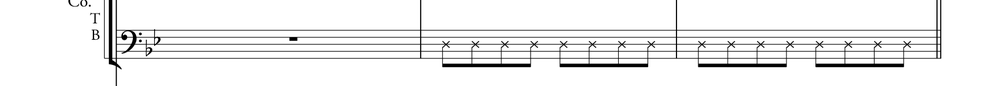
#> input picture tools/omr-server/tests/fixtures/xhead_calibration/page01_char_CoTB_sys2_crop.png, 1000 x 86 px, shrunk from 1700 x 147 before the run, found by its file name
$ python test_voice_sep_xhead.py
#> lines starting #> are read from the running program, lines starting #| are printed output that depends on the picture; after the words box and inside, x2 and y2 are one past the last pixel; in counts of white or black regions, pixels touching at a corner belong together
### tools/omr-server/core/staff_detector.py
"""Detect staff lines, group into staves, and group staves into systems."""

import logging

import cv2
import numpy as np

log = logging.getLogger("staff_detector")


def _to_gray(img: np.ndarray) -> np.ndarray:
    """Convert BGR image to grayscale; pass through if already grayscale."""
    if len(img.shape) == 3:
        return cv2.cvtColor(img, cv2.COLOR_BGR2GRAY)
    return img


def _binarize(gray: np.ndarray) -> np.ndarray:
    """Binarize so staff lines are black (0) on white (255)."""
    _, bw = cv2.threshold(gray, 0, 255, cv2.THRESH_BINARY_INV + cv2.THRESH_OTSU)
    return bw


def _detect_staff_line_rows(bw: np.ndarray) -> np.ndarray:
    """Return a 1D binary mask where 1 = row contains a staff line.

    Uses horizontal morphological opening to isolate long horizontal runs.
    """
    h, w = bw.shape
    kernel_width = max(w // 4, 100)
    kernel = cv2.getStructuringElement(cv2.MORPH_RECT, (kernel_width, 1))
    horiz = cv2.morphologyEx(bw, cv2.MORPH_OPEN, kernel)
    row_sums = np.sum(horiz, axis=1) / 255
    threshold = w * 0.15
    return (row_sums > threshold).astype(np.uint8)


def _group_staff_lines(row_mask: np.ndarray, min_line_gap: int = 3) -> list[tuple[int, int]]:
    """Group contiguous staff-line rows into individual line bands.

    Returns list of (top_row, bottom_row) for each detected line.
    """
    lines = []
    in_line = False
    start = 0
    for i, val in enumerate(row_mask):
        if val and not in_line:
            start = i
            in_line = True
        elif not val and in_line:
            lines.append((start, i - 1))
            in_line = False
    if in_line:
        lines.append((start, len(row_mask) - 1))

    if not lines:
        return []
    merged = [lines[0]]
    for top, bot in lines[1:]:
        prev_top, prev_bot = merged[-1]
        if top - prev_bot <= min_line_gap:
            merged[-1] = (prev_top, bot)
        else:
            merged.append((top, bot))
    return merged


# [41 lines left out: function _group_into_staves, not called in this run]


def _find_staff_start_x(bw: np.ndarray) -> int:
    """Find the x-coordinate where staff lines begin (leftmost edge)."""
    h, w = bw.shape
    kernel_w = max(w // 4, 100)
    h_kernel = cv2.getStructuringElement(cv2.MORPH_RECT, (kernel_w, 1))
    horiz = cv2.morphologyEx(bw, cv2.MORPH_OPEN, h_kernel)
    col_sums = np.sum(horiz, axis=0) / 255
    for x in range(len(col_sums)):
        if col_sums[x] > 20:
            return x
    return 0


# [125 lines left out: functions _check_barline_connectivity, _crop_single_staff, _group_staves_into_systems, not called in this run]


# A piano grand staff is two staves (treble + bass).
GRAND_STAFF_SIZE = 2


# [20 lines left out: function _select_lead_sheet_vocal_staves, not called in this run]

### tools/omr-server/core/voice_separator.py
"""Separate shared staves into up/down voice images by stem direction.

Produces two erase-from-original images: each keeps the full original
grayscale (staff lines, clef, signatures, lyrics, ambiguous content) and
white-fills only the note components confidently classified as the OTHER
voice. Ambiguous content stays in both — downstream chord-splitting assigns
shared chords, and unison is musically safer duplicated than deleted.

X-noteheads (unpitched spoken content) are detected and preserved in both
voice images, as they are ambiguous/non-directional.
"""

from dataclasses import dataclass
import logging

import cv2
import numpy as np

from core.staff_detector import (
    _binarize,
    _detect_staff_line_rows,
    _find_staff_start_x,
    _group_staff_lines,
    _to_gray,
)
from core.voice_classifier import classify_component, pair_stemless

log = logging.getLogger("voice_separator")

MIN_DIRECTED_PER_VOICE = 2   # need ≥ this many stem votes in EACH direction
MAX_ONE_DIRECTION_PCT = 0.85  # beyond this it's effectively monophonic
MIN_COMPONENT_PIXELS = 6
SIGNATURE_REGION_SS = 6.0    # clef/key/time region width after staff start
X_NOTEHEAD_TEMPLATE_SIZES = (8, 9, 10, 11, 12, 13, 14, 15)
X_NOTEHEAD_MATCH_THRESHOLD = 0.49  # calibrated threshold for x-notehead detection
X_NOTEHEAD_NMS_THRESHOLD = 12      # min spacing between detected x-noteheads


@dataclass
class SeparationResult:
    """Result of voice separation on one staff image."""

    up_img: np.ndarray
    down_img: np.ndarray
    n_up: int
    n_down: int
    n_ambiguous: int


def _remove_staff_lines(binary: np.ndarray, lines: list[tuple[int, int]]) -> np.ndarray:
    """Zero out staff-line rows (tight margin), then re-bridge cut noteheads."""
    result = binary.copy()
    for top, bot in lines:
        y1 = max(0, top - 1)
        y2 = min(result.shape[0], bot + 2)
        result[y1:y2, :] = 0
    return result


def _rebridge(binary_no_staff: np.ndarray, staff_spacing: float) -> np.ndarray:
    """Vertically close small gaps left by staff-line removal."""
    k = max(3, int(0.6 * staff_spacing))
    kernel = cv2.getStructuringElement(cv2.MORPH_RECT, (1, k))
    return cv2.morphologyEx(binary_no_staff, cv2.MORPH_CLOSE, kernel)


def _find_stems(binary: np.ndarray, staff_spacing: float) -> np.ndarray:
    """Detect stems on the ORIGINAL binary — vertical runs survive staff lines."""
    kernel_height = max(3, int(staff_spacing * 1.8))
    v_kernel = cv2.getStructuringElement(cv2.MORPH_RECT, (1, kernel_height))
    return cv2.morphologyEx(binary, cv2.MORPH_OPEN, v_kernel)


def _find_beams(binary_no_staff: np.ndarray, staff_spacing: float) -> np.ndarray:
    """Detect beams: wide horizontal strokes thicker than staff lines."""
    k_w = max(5, int(1.6 * staff_spacing))
    k_h = max(2, int(0.22 * staff_spacing))
    kernel = cv2.getStructuringElement(cv2.MORPH_RECT, (k_w, k_h))
    return cv2.morphologyEx(binary_no_staff, cv2.MORPH_OPEN, kernel)


# [55 lines left out: functions _make_x_template, _detect_x_notehead_regions, not called in this run]


def _extract_component_info(labeled: np.ndarray, label_id: int) -> dict | None:
    mask = labeled == label_id
    y, x = np.where(mask)
    if len(y) < MIN_COMPONENT_PIXELS:
        return None
    y_min, y_max = int(y.min()), int(y.max())
    x_min, x_max = int(x.min()), int(x.max())
    return {
        "label": label_id,
        "mask": mask,
        "cx": (x_min + x_max) / 2,
        "cy": (y_min + y_max) / 2,
        "y_min": y_min,
        "y_max": y_max,
        "x_min": x_min,
        "x_max": x_max,
        "h": y_max - y_min + 1,
        "w": x_max - x_min + 1,
    }


# [48 lines left out: function _build_voice_images, not called in this run]


def separate_voices_image(img: np.ndarray) -> SeparationResult | None:
    """Separate a shared staff into up/down voice images by stem direction.

    Returns None when separation is not viable — too few staff lines, fewer
    than MIN_DIRECTED_PER_VOICE confidently classified components per voice,
    or effectively monophonic content. Callers then fall back to the merged
    single-pass path, which is the correct behavior for chord-style or
    single-voice passages.
    """
    gray = _to_gray(img)
    binary = _binarize(gray)

    row_mask = _detect_staff_line_rows(binary)
    lines = _group_staff_lines(row_mask)
    if len(lines) < 3:
        log.info("Too few staff lines detected; skipping separation")
        return None

    line_centers = [(t + b) / 2 for t, b in lines]
    gaps = [line_centers[i + 1] - line_centers[i] for i in range(len(line_centers) - 1)]
    plausible = sorted(g for g in gaps if 3 < g < 60)
    staff_spacing = float(plausible[len(plausible) // 2]) if plausible else 10.0
    staff_band = (float(lines[0][0]), float(lines[-1][1]))

    stems = _find_stems(binary, staff_spacing)
    binary_no_staff = _rebridge(_remove_staff_lines(binary, lines), staff_spacing)
    beams = _find_beams(binary_no_staff, staff_spacing)
    note_ink = binary_no_staff.copy()
    note_ink[stems > 0] = 0
    note_ink[beams > 0] = 0

    num_features, labeled = cv2.connectedComponents(binary_no_staff)

    # Clef/key/time signatures live left of this x — always shared (ambiguous).
    signature_x_end = _find_staff_start_x(binary) + SIGNATURE_REGION_SS * staff_spacing

    components: list[dict] = []
    classifications: list[str] = []
    vote_weights: list[int] = []
    for label_id in range(1, num_features):
        info = _extract_component_info(labeled, label_id)
        if info is None:
            continue
        if info["x_max"] <= signature_x_end:
            direction, votes = "ambiguous", 0
        else:
            direction, votes = classify_component(
                info, stems, note_ink, staff_spacing, staff_band
            )
        components.append(info)
        classifications.append(direction)
        vote_weights.append(votes)

    classifications = pair_stemless(components, classifications, staff_spacing, staff_band)

    # Weight by stem votes (a beamed group is one component but many notes);
    # stemless paired whole notes count as one vote each.
    n_up = sum(
        max(w, 1) for c, w in zip(classifications, vote_weights) if c == "up"
    )
    n_down = sum(
        max(w, 1) for c, w in zip(classifications, vote_weights) if c == "down"
    )
    n_ambiguous = sum(1 for c in classifications if c == "ambiguous")

    if n_up < MIN_DIRECTED_PER_VOICE or n_down < MIN_DIRECTED_PER_VOICE:
        log.info(
            f"Not enough directed notes (up={n_up}, down={n_down}); skipping separation"
        )
        return None

    max_pct = max(n_up, n_down) / (n_up + n_down)
    if max_pct > MAX_ONE_DIRECTION_PCT:
        log.info(
            f"Likely monophonic: {n_up} up, {n_down} down ({max_pct:.0%}); skipping"
        )
        return None

    # Detect x-notehead regions (unpitched spoken content) to preserve in both images
    x_notehead_mask = _detect_x_notehead_regions(binary)

    up_img, down_img = _build_voice_images(
        gray, components, classifications, lines, staff_spacing, x_notehead_mask
    )
    log.info(f"Separated: {n_up} up, {n_down} down, {n_ambiguous} ambiguous")

    return SeparationResult(
        up_img=up_img,
        down_img=down_img,
        n_up=n_up,
        n_down=n_down,
        n_ambiguous=n_ambiguous,
    )

### tools/omr-server/core/voice_classifier.py
"""Classify note components by stem geometry (up vs down vs ambiguous).

A component is a connected ink cluster after staff-line removal: a single
note, a chord on one stem, or a whole beamed group. Classification uses only
stem evidence — never vertical position alone:

- Stem with notehead ink at its bottom (attached left)  → "up" voice.
- Stem with notehead ink at its top (attached right)    → "down" voice.
- No stem, conflicting stems, or chorded heads          → "ambiguous".

Ambiguous components are KEPT IN BOTH voice images downstream — a shared
chord resolves later via chord-splitting, and unison/uncertain content is
musically safer duplicated than deleted.
"""

import logging

import cv2
import numpy as np

log = logging.getLogger("voice_classifier")

# Geometry in staff-space (ss) units
HEAD_REACH_X = 1.6        # how far sideways a head extends from its stem
HEAD_REACH_Y = 1.1        # head height window at the stem end
HEAD_OVERSHOOT = 0.4      # head may extend slightly past the stem tip
HEAD_MIN_INK = 0.22       # × ss² — minimal ink mass to call it a notehead
HEAD_DOMINANCE = 1.3      # winning end needs this × the other end's ink
CHORD_SPAN = 1.8          # × ss — adjacent head ink spanning more ⇒ chord
MIN_STEM_HEIGHT = 1.4     # × ss — minimal vertical run to count as a stem
STEM_STAFF_REACH = 1.0    # × ss — stem must come this close to the staff


def _ink_count(ink: np.ndarray, y1: float, y2: float, x1: float, x2: float) -> float:
    h, w = ink.shape
    y1, y2 = max(0, int(y1)), min(h, int(y2))
    x1, x2 = max(0, int(x1)), min(w, int(x2))
    if y1 >= y2 or x1 >= x2:
        return 0.0
    return float(np.count_nonzero(ink[y1:y2, x1:x2]))


def _stem_runs(comp_stems: np.ndarray, min_height: int) -> list[tuple[int, int, int]]:
    """Return (x_center, y_top, y_bottom) per vertical stem run in a component."""
    num, labels = cv2.connectedComponents(comp_stems.astype(np.uint8))
    runs = []
    for lid in range(1, num):
        ys, xs = np.where(labels == lid)
        if ys.size == 0 or (ys.max() - ys.min() + 1) < min_height:
            continue
        runs.append((int(round(float(xs.mean()))), int(ys.min()), int(ys.max())))
    return runs


def _adjacent_head_rows(ink: np.ndarray, x: int, top: int, bot: int, ss: float) -> float:
    """Count rows along the stem with significant head ink next to it."""
    h, w = ink.shape
    y1 = max(0, int(top - HEAD_OVERSHOOT * ss))
    y2 = min(h, int(bot + HEAD_OVERSHOOT * ss))
    x1 = max(0, int(x - HEAD_REACH_X * ss))
    x2 = min(w, int(x + HEAD_REACH_X * ss))
    if y1 >= y2 or x1 >= x2:
        return 0.0
    band = ink[y1:y2, x1:x2]
    row_ink = np.count_nonzero(band, axis=1)
    return float(np.sum(row_ink >= max(2, int(0.3 * ss))))


def _vote_stem(
    ink: np.ndarray,
    x: int,
    top: int,
    bot: int,
    ss: float,
    staff_band: tuple[float, float],
) -> str:
    """Vote one stem: 'up', 'down', 'chord', or 'none'."""
    staff_top, staff_bot = staff_band

    # Barlines span the whole staff edge-to-edge — never a note stem.
    if top <= staff_top + 0.3 * ss and bot >= staff_bot - 0.3 * ss:
        return "none"

    if _adjacent_head_rows(ink, x, top, bot, ss) > CHORD_SPAN * ss:
        return "chord"

    reach_x, reach_y, over = HEAD_REACH_X * ss, HEAD_REACH_Y * ss, HEAD_OVERSHOOT * ss
    bottom_ink = (
        _ink_count(ink, bot - reach_y, bot + over, x - reach_x, x - 1)
        + _ink_count(ink, bot - reach_y, bot + over, x + 2, x + reach_x)
    )
    top_ink = (
        _ink_count(ink, top - over, top + reach_y, x - reach_x, x - 1)
        + _ink_count(ink, top - over, top + reach_y, x + 2, x + reach_x)
    )

    # The notehead must sit in this staff's pitch range — content bleeding in
    # from a neighbouring staff must not vote here.
    margin = 2.5 * ss
    head_y_bottom = bot - 0.5 * reach_y   # head centre for an up-stem
    head_y_top = top + 0.5 * reach_y      # head centre for a down-stem
    bottom_in_band = staff_top - margin <= head_y_bottom <= staff_bot + margin
    top_in_band = staff_top - margin <= head_y_top <= staff_bot + margin

    min_head = HEAD_MIN_INK * ss * ss
    if bottom_in_band and bottom_ink >= min_head and bottom_ink > HEAD_DOMINANCE * top_ink:
        return "up"
    if top_in_band and top_ink >= min_head and top_ink > HEAD_DOMINANCE * bottom_ink:
        return "down"
    return "none"


def classify_component(
    info: dict,
    stems: np.ndarray,
    note_ink: np.ndarray,
    staff_spacing: float,
    staff_band: tuple[float, float],
) -> tuple[str, int]:
    """Classify one component as ('up'|'down'|'ambiguous', n_stem_votes).

    The vote count weights beamed groups correctly: a 4-note beamed run is one
    component but four stems' worth of evidence.

    Args:
        info: Component dict with mask/bbox fields (see voice_separator).
        stems: Binary stem image (detected on the ORIGINAL binary, so stems
            are continuous through staff lines).
        note_ink: Binary ink with staff lines, stems and beams removed —
            what remains is notehead-ish material used for stem votes.
        staff_spacing: Vertical distance between staff lines.
        staff_band: (y of first staff line, y of last staff line) — the raw
            staff extent. Margins are applied here: anything fully outside
            ±2.5 staff spaces (lyrics, dynamics) is ambiguous.
    """
    staff_top, staff_bot = staff_band
    margin = 2.5 * staff_spacing
    if info["y_max"] < staff_top - margin or info["y_min"] > staff_bot + margin:
        return "ambiguous", 0

    comp_stems = np.logical_and(stems > 0, info["mask"])
    min_h = max(3, int(MIN_STEM_HEIGHT * staff_spacing))
    runs = _stem_runs(comp_stems, min_h)

    # A real note stem reaches the staff vicinity; lyric strokes do not.
    reach = STEM_STAFF_REACH * staff_spacing
    runs = [
        (x, t, b) for x, t, b in runs
        if b >= staff_top - reach and t <= staff_bot + reach
    ]
    if not runs:
        return "ambiguous", 0

    up_votes = down_votes = 0
    for x, top, bot in runs:
        vote = _vote_stem(note_ink, x, top, bot, staff_spacing, staff_band)
        if vote == "chord":
            return "ambiguous", 0
        if vote == "up":
            up_votes += 1
        elif vote == "down":
            down_votes += 1

    if up_votes and down_votes:
        return "ambiguous", 0
    if up_votes:
        return "up", up_votes
    if down_votes:
        return "down", down_votes
    return "ambiguous", 0


def _is_notehead_like(info: dict, ss: float, staff_band: tuple[float, float]) -> bool:
    margin = 2.5 * ss
    if info["y_max"] < staff_band[0] - margin or info["y_min"] > staff_band[1] + margin:
        return False
    return 0.5 * ss <= info["h"] <= 1.7 * ss and 0.7 * ss <= info["w"] <= 2.4 * ss


def _x_overlap_ratio(a: dict, b: dict) -> float:
    overlap = min(a["x_max"], b["x_max"]) - max(a["x_min"], b["x_min"]) + 1
    if overlap <= 0:
        return 0.0
    return overlap / max(1, min(a["w"], b["w"]))


def pair_stemless(
    components: list[dict],
    classifications: list[str],
    staff_spacing: float,
    staff_band: tuple[float, float],
) -> list[str]:
    """Assign stemless notehead pairs that share an x-position (whole notes).

    Only when EXACTLY two notehead-like ambiguous components overlap in x and
    are vertically separated does the upper become 'up' and the lower 'down'.
    Everything else stays ambiguous (kept in both voice images).
    """
    result = list(classifications)
    cands = [
        i for i, c in enumerate(classifications)
        if c == "ambiguous" and _is_notehead_like(components[i], staff_spacing, staff_band)
    ]
    used: set[int] = set()
    for i in cands:
        if i in used:
            continue
        partners = [
            j for j in cands
            if j != i and j not in used
            and _x_overlap_ratio(components[i], components[j]) > 0.5
        ]
        if len(partners) != 1:
            continue
        j = partners[0]
        hi, lo = (i, j) if components[i]["cy"] < components[j]["cy"] else (j, i)
        if components[lo]["cy"] - components[hi]["cy"] > 0.8 * staff_spacing:
            result[hi], result[lo] = "up", "down"
            used.update((i, j))
    return result

### tools/omr-server/test_voice_sep_xhead.py
#!/usr/bin/env python3
"""Test voice separation on x-notehead crops (CoTB and CoSA)."""

import sys
import cv2
import numpy as np
from pathlib import Path

# Add project root to path
sys.path.insert(0, str(Path(__file__).parent))

from core.voice_separator import separate_voices_image

def test_voice_separation(fixture_path):
    """Load fixture, run voice separation, save and report results."""
    img = cv2.imread(str(fixture_path))
#> img is the input picture: shape (86, 1000, 3); min 0, max 255, mean 238.4
    if img is None:
        print(f"ERROR: Could not load {fixture_path}")
        return

    print(f"\n{'='*60}")
    print(f"Testing: {fixture_path.name}")
    print(f"Image shape: {img.shape}")
#| Image shape: (86, 1000, 3)

    result = separate_voices_image(img)
#> in _binarize, `_, bw = cv2.threshold(gray, 0, 255, cv2.THRESH_BINARY_INV + cv2.THRESH..`:
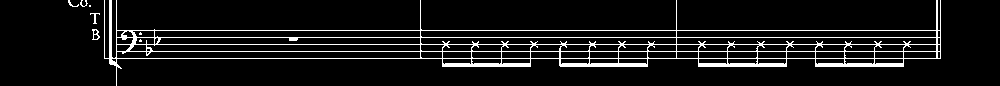
#> bw: shape (86, 1000); 8.3% white in thin lines or dots, all inside (x1, y1, x2, y2) = (68, 0, 941, 86)
#> in _detect_staff_line_rows, `horiz = cv2.morphologyEx(bw, cv2.MORPH_OPEN, kernel)`:
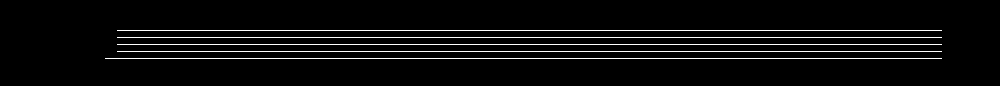
#> horiz: shape (86, 1000); 4.8% white in thin lines or dots, all inside (x1, y1, x2, y2) = (105, 30, 942, 59)
#> in _detect_staff_line_rows, `row_sums = np.sum(horiz, axis=1) / 255`: row_sums = 86 values, max 837 at index 58, min 0 at index 0, mean 48.1
#> in separate_voices_image, `row_mask = _detect_staff_line_rows(binary)`: row_mask = 86 values, max 1 at index 30, min 0 at index 0, mean 0.0581
#> the loop in _group_staff_lines, `for i, val in enumerate(row_mask):` made 86 passes
#> (val, in_line) on passes 31, 32, 38, 39, 45, 46, 52, 53: (1, True), (0, False), (1, True), (0, False), (1, True), (0, False), (1, True), (0, False)
#> after the loop in _group_staff_lines, `for i, val in enumerate(row_mask):`: in_line = False; lines = [(30, 30), (37, 37), (44, 44), (51, 51), (58, 58)]; start = 58
#> in _group_staff_lines, `merged = [lines[0]]`: merged = [(30, 30)]
#> the loop in _group_staff_lines, `for top, bot in lines[1:]:` made 4 passes
#> (top, bot, prev_top, prev_bot) on passes 1 to 4: (37, 37, 30, 30), (44, 44, 37, 37), (51, 51, 44, 44), (58, 58, 51, 51)
#> after the loop in _group_staff_lines, `for top, bot in lines[1:]:`: merged = [(30, 30), (37, 37), (44, 44), (51, 51), (58, 58)]
#> in separate_voices_image, `line_centers = [(t + b) / 2 for t, b in lines]`: line_centers = [30, 37, 44, 51, 58]
#> in separate_voices_image, `gaps = [line_centers[i + 1] - line_centers[i] for i in range(len(line_..`: gaps = [7, 7, 7, 7]
#> in separate_voices_image, `staff_spacing = float(plausible[len(plausible) // 2]) if plausible els..`: staff_spacing = 7
#> in separate_voices_image, `staff_band = (float(lines[0][0]), float(lines[-1][1]))`: staff_band = (30, 58)
#> in _find_stems, `kernel_height = max(3, int(staff_spacing * 1.8))`: kernel_height = 12
#> in _find_stems, `v_kernel = cv2.getStructuringElement(cv2.MORPH_RECT, (1, kernel_height))`: v_kernel = [1, 1, 1, 1, 1, 1, 1, 1, 1, 1, 1, 1]
#> in _find_stems, `return cv2.morphologyEx(binary, cv2.MORPH_OPEN, v_kernel)`:
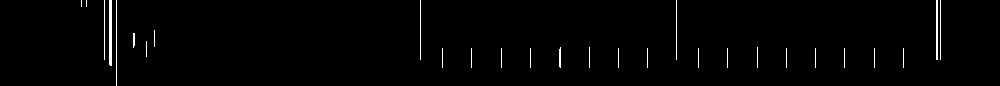
#> returned value: shape (86, 1000); 1.2% white in thin lines or dots, all inside (x1, y1, x2, y2) = (81, 0, 941, 86)
#> the loop in _remove_staff_lines, `for top, bot in lines:` made 5 passes
#> (top, bot, y1, y2) on passes 1 to 5: (30, 30, 29, 32), (37, 37, 36, 39), (44, 44, 43, 46), (51, 51, 50, 53), (58, 58, 57, 60)
#> after the loop in _remove_staff_lines, `for top, bot in lines:`:
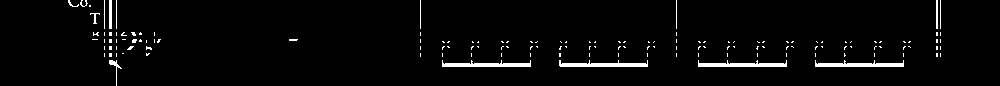
#> result: shape (86, 1000); 3% white; 141 white regions (126 under 20 px), largest, box (x1, y1, x2, y2) and area: (559, 60, 648, 67) 366, (442, 60, 531, 67) 364, (698, 60, 787, 67) 364
#> in _rebridge, `k = max(3, int(0.6 * staff_spacing))`: k = 4
#> in _rebridge, `kernel = cv2.getStructuringElement(cv2.MORPH_RECT, (1, k))`: kernel = [1, 1, 1, 1]
#> in _rebridge, `return cv2.morphologyEx(binary_no_staff, cv2.MORPH_CLOSE, kernel)`:
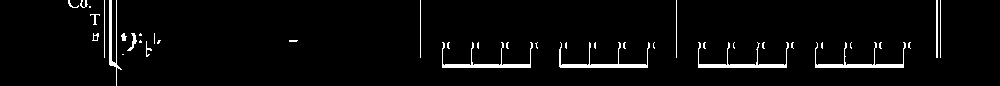
#> returned value: shape (86, 1000); 3.5% white; 40 white regions (23 under 20 px), largest, box (x1, y1, x2, y2) and area: (559, 42, 650, 68) 473, (442, 42, 533, 68) 467, (698, 42, 789, 68) 464
#> in _find_beams, `k_w = max(5, int(1.6 * staff_spacing))`: k_w = 11
#> (the rest of the program and of its run is left out)
